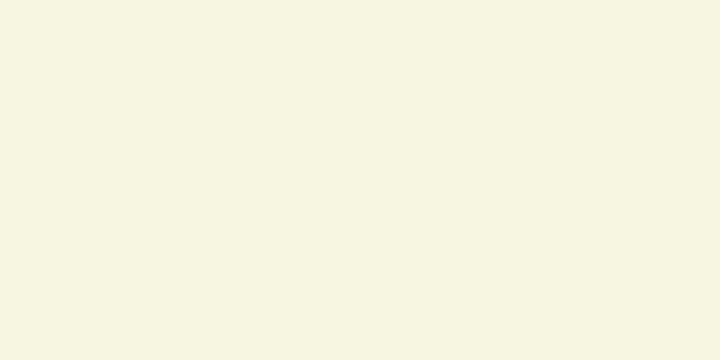
Frame 1 (no input)
Frame 60 (no input): identical to frame 1, image omitted
Frame 120 (the mouse pressed at the canvas centre since frame 60): identical to frame 1, image omitted

The p5.js sketch that drew this single still picture (run headless with seeded random() and noise() and a simulated clock; from frame 60 on, the mouse is pressed at the canvas centre):

// p5.js sketch
// ── sketch.js
let w = 720; //width of canvas
let h = 360; //height of canvas
let spacer = 8; //gap between dots
let dotSize = 5; //size of the dots
let rowNum = 0; //counts the number of the row
let bendays = []; //array of benday objects

function setup() {
  createCanvas(w, h);
  noStroke();
  initializeArray();
}

function draw() {
  drawBackground();
  //loop through array of objects
  for (let i = 0; i < bendays.length; i++) {
    bendays[i].draw(); //draw objects to the canvas
  }
}

//called when the mouse is dragged
function mouseDragged() {
  //loop through the array
  for (let i = 0; i < bendays.length; i++) {
    //make benday object transparent if the mouse is dragged over the object
    if (bendays[i].touching(mouseX, mouseY) && mouseIsPressed) {
      bendays[i].color = color(247, 246, 227, 0);
    }
  }
}

//draws the red dots in offset rows for the background
function drawBackground() {
  background(247, 246, 227);
  rowNum = 0;
  for (let y = 0; y < h; y += spacer) {
    for (let x = 0; x < w; x += spacer) {
      //even rows are slightly offset to the right
      if (rowNum % 2 == 0) {
        fill(171, 28, 42);
        ellipse(x + spacer / 2, y + spacer / 2, dotSize);
      } else { //odd rows are left aligned
        fill(171, 28, 42);
        ellipse(x, y + spacer / 2, dotSize);
      }
    }
    rowNum++;
  }
}

//initialize the array with benday objects in the same position as the red dots
function initializeArray() {
  for (let y = 0; y < h; y += spacer) {
    for (let x = 0; x < w; x += spacer) {
      if (rowNum % 2 == 0) {
        //offset objects to the right
        bendays.push(new Benday(x + spacer / 2, y + spacer / 2));
      } else {
        //align objects to the left
        bendays.push(new Benday(x, y + spacer / 2));
      }
    }
    rowNum++;
  }
}

//benday object
class Benday {
  constructor(x, y) {
    this.x = x;
    this.y = y;
    this.mouseSize = 5; //"size" of the mouse
    this.size = dotSize + 2; //size of benday object, slightly larger than red dots
    this.color = color(247, 246, 227, 255); //matching background color
  }

  //draw the benday objects to the canvas
  draw() {
    fill(this.color);
    ellipse(this.x, this.y, this.size);
  }

  //checks to see if the mouse (using its larger "size") is touching a benday object
  touching(x, y) {
    return dist(this.x, this.y, x, y) < (this.size / 2 + this.mouseSize / 2);
  }
}
